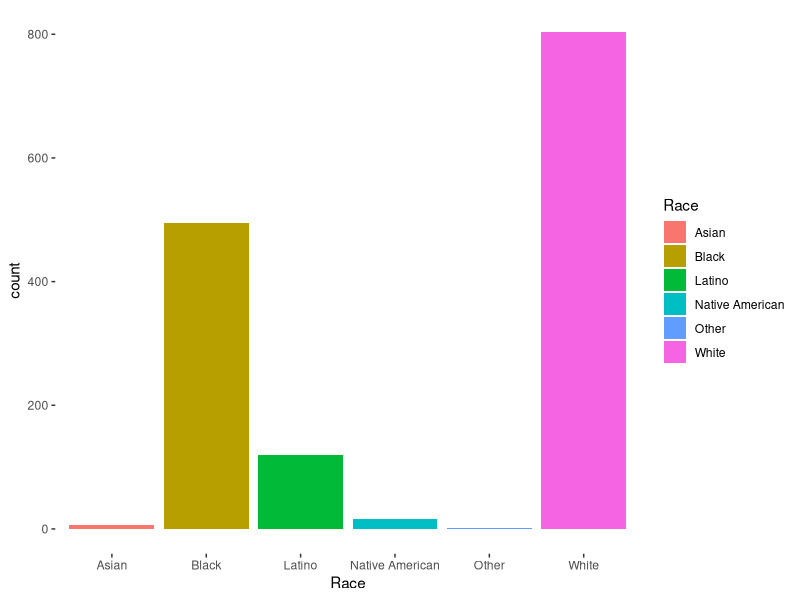
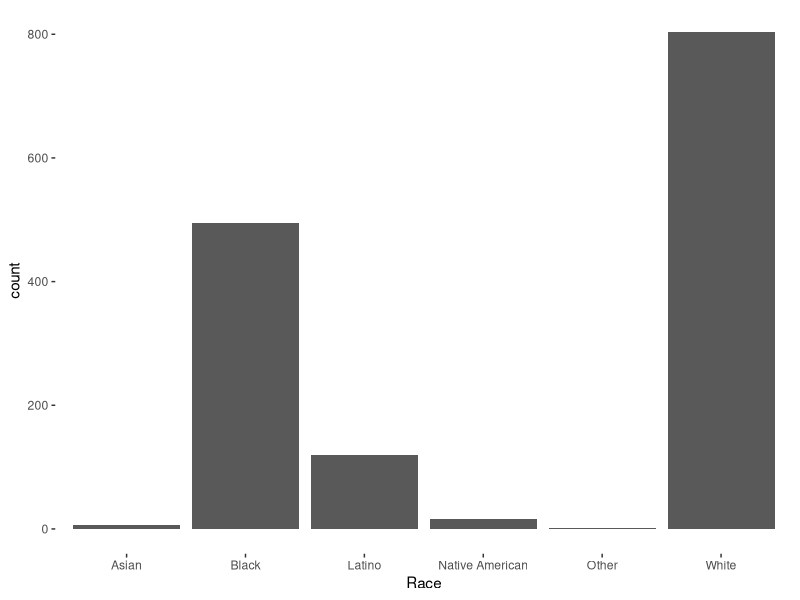
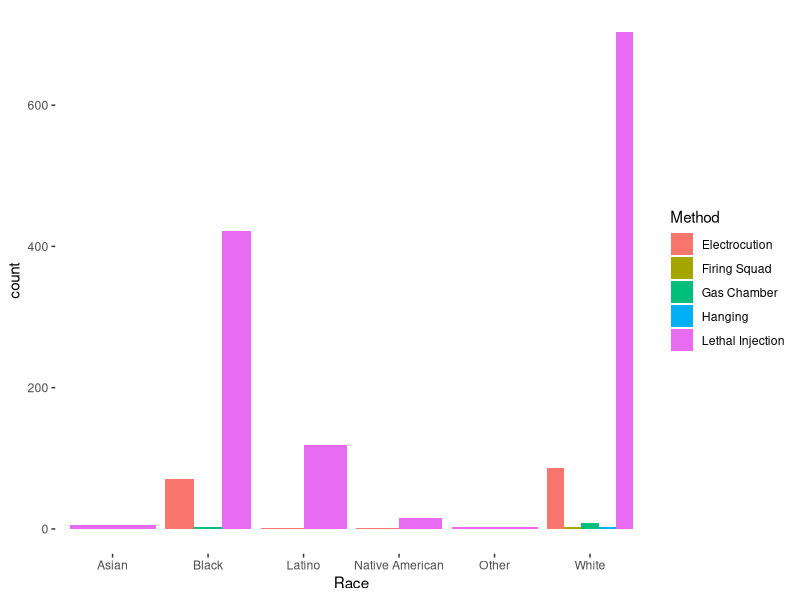
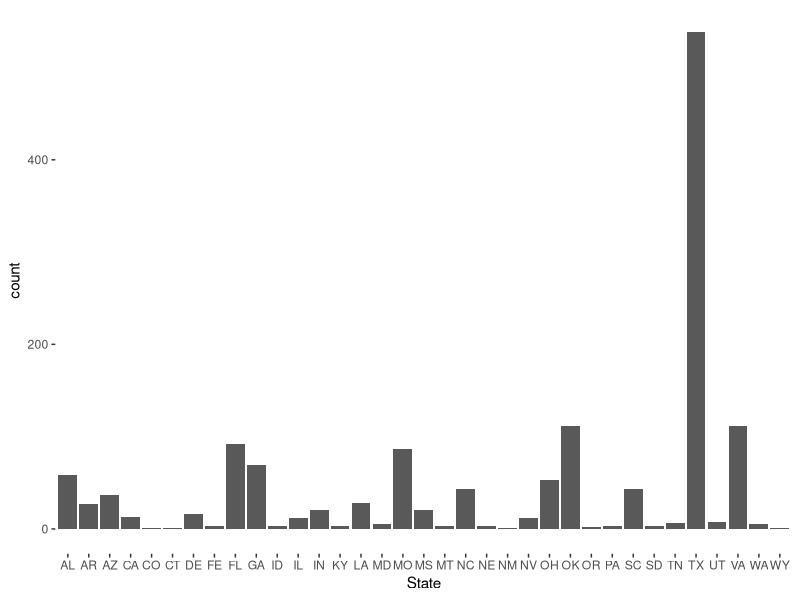
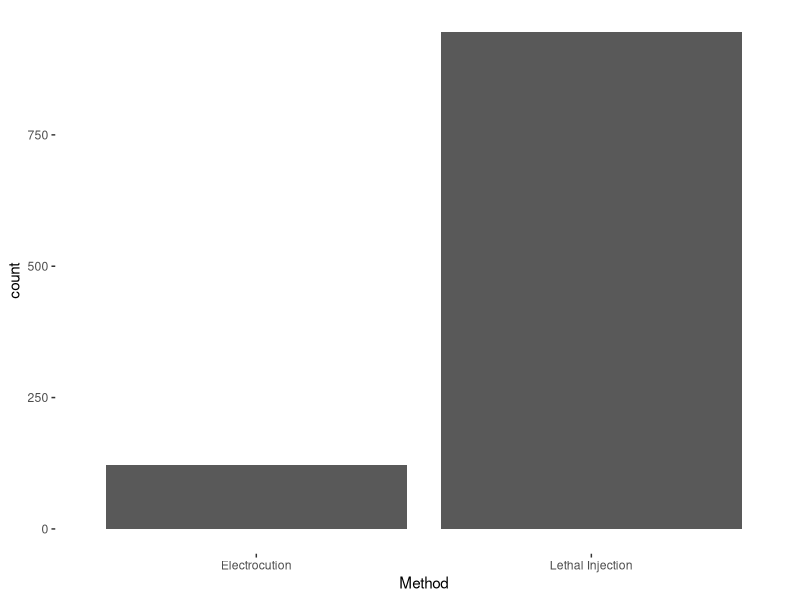
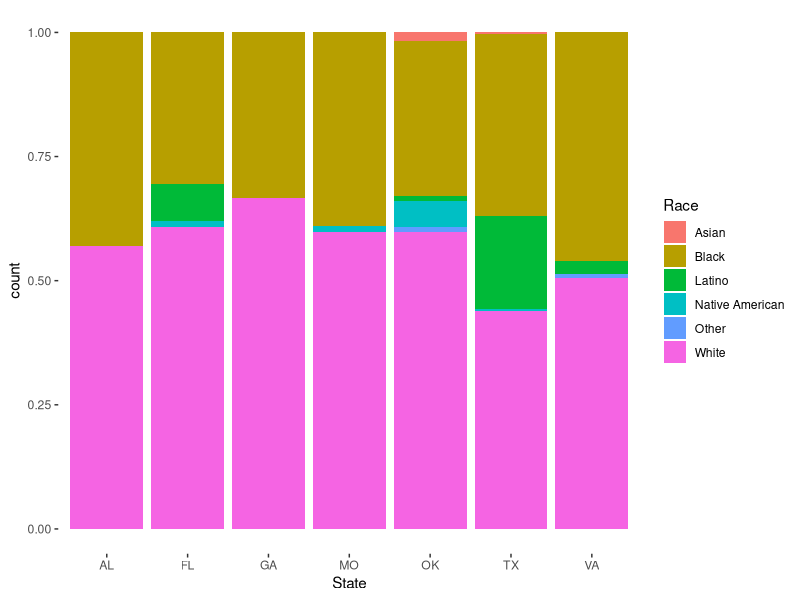
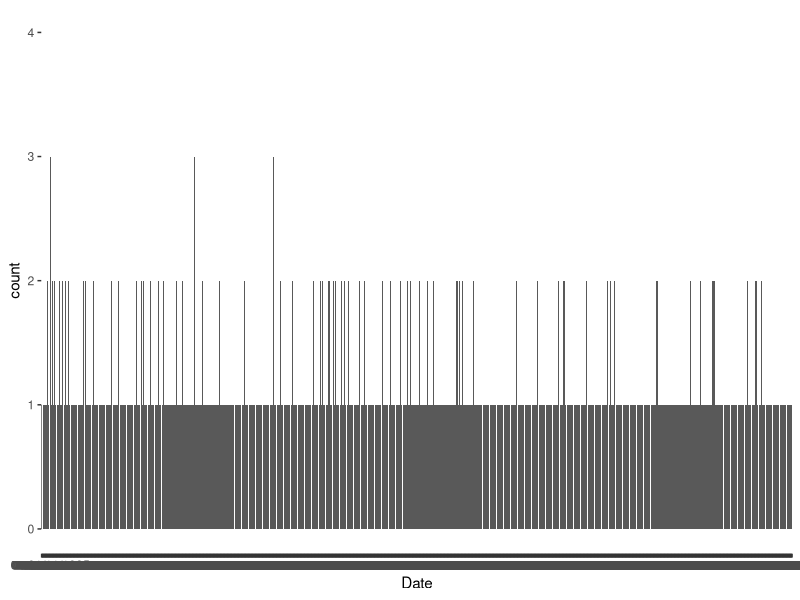
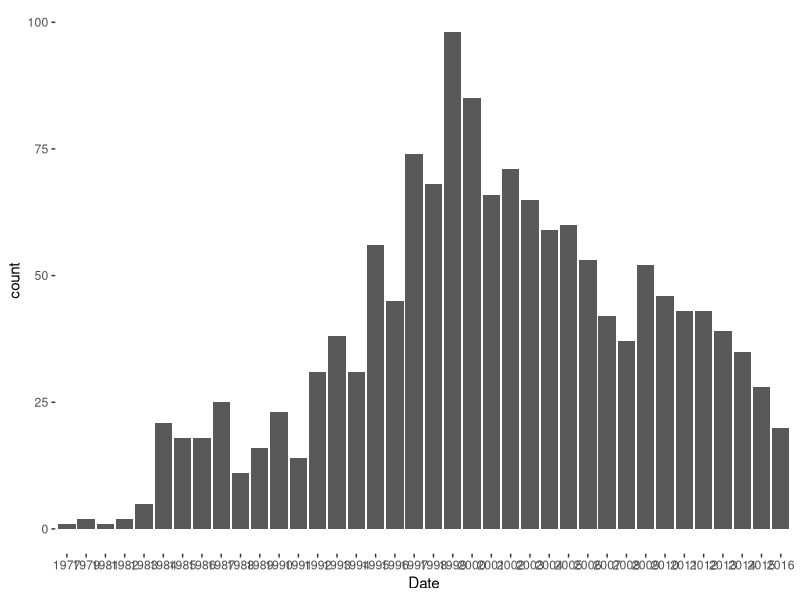

Generate these figures, in order, with R:
## ---- chunk 1

#---------- RSTUDIO STARTER V 2.0  --------------#
#                    -Prepared with care by  AM ;D
                
                                                                          
knitr::opts_chunk$set(echo = TRUE, 
                      message = FALSE, 
                      warning = FALSE)      
library(tidyverse)                
library(ggthemes)                    

theme_set(theme_tufte() +                                     
  theme(text=element_text(family="sans")))  

#------------------------------------------------#
## ---- chunk 2
deathData <- read.csv("death penalty data.csv")
head(deathData)
## ---- chunk 3
#ggplot(deathData, aes(x=Race))+geom_histogram()
## ---- chunk 4
ggplot(deathData, aes(Race, fill=Race))+geom_bar()
## ---- chunk 5
table(deathData$Race) %>% prop.table()
## ---- chunk 6

deathData <- read.csv("death penalty data.csv")
head(deathData)

## ---- chunk 7
library(dplyr)
library(ggplot2)

ggplot(deathData, aes(Race))+geom_bar()
## ---- chunk 8
ggplot(deathData, aes(Race, fill=Method))+geom_bar(position=position_dodge())
## ---- chunk 9
ggplot(deathData, aes(State))+geom_bar()
## ---- chunk 10
highStates <- filter(deathData, State == "AL" | State == "FL"
                                | State ==  "GA"
                                | State == "MO"
                                | State == "OK"
                                | State == "TX"
                                | State == "VA")

head(highStates)

## did it work?  check with "unique"

unique(highStates$State)


## ---- chunk 11
ggplot(highStates, aes(Method))+geom_bar()
## ---- chunk 12
ggplot(highStates, aes(State, fill=Race))+geom_bar(position="fill")
## ---- chunk 13
head(deathData)
## ---- chunk 14
ggplot(deathData, aes(Date))+geom_bar()
## ---- chunk 15
head(deathData)
## ---- chunk 16
as.Date(deathData$Date, "%m/%d/%Y")

## We actually want to save this.  Be careful!  Don't destroy your data!  Make a copy.

myDeathData <- deathData  #backup

myDeathData$Date <- as.Date(deathData$Date, "%m/%d/%Y")

head(myDeathData)

# one more step:  format for just the year

myDeathData$Date <-  format(myDeathData$Date, "%Y")

head(myDeathData)

ggplot(myDeathData, aes(Date))+geom_bar()


## ---- chunk 17
# this doesn't work:
# ggplot(myDeathData, aes(Date))+geom_line()
## ---- chunk 18
head(myDeathData)
## ---- chunk 19
## mean iris sepal length

mean(iris$Sepal.Length)

## here's with pipes:

iris$Sepal.Length %>% mean

## same thing!

iris$Sepal.Length %>% summary

## ---- chunk 20

iris %>% 
  filter(Sepal.Length < 5) %>% 
  filter(Species == "setosa") %>%
  ggplot(aes(Sepal.Length))+
  geom_histogram()+
  labs(x="test")+
  labs(y="ylabl")

iris$Sepal.Length %>% mean

## ---- chunk 21
head(starwars)
## ---- chunk 22
starwars %>% filter(species == "Human") %>% filter(gender == "female")
## ---- chunk 23
starwars %>% 
  filter(species == "Human") %>% 
  filter(gender == "female") %>%
  filter(eye_color == "brown")

## ---- chunk 24
starwars %>% 
  filter(species == "Human") %>% 
  filter(gender == "female") %>%
  filter(eye_color == "brown") %>%
  ggplot(aes(height))+geom_histogram()
## ---- chunk 25

iris %>% group_by(Species) %>% summarise(MeanSepal = mean(Sepal.Length))

## ---- chunk 26
iris %>% 
  group_by(Species) %>% 
  summarise(MeanSepal = mean(Sepal.Length), 
            StdevSepal = sd(Sepal.Length),
            MeanPetal = mean(Petal.Length),
            StdevPetal = sd(Petal.Length))

## ---- chunk 27
gmdata <- read.csv("GarlicMustardData.csv")

head(gmdata)
## ---- chunk 28
gmdata %>% 
  group_by(Region) %>%
  summarise(meanLat = mean(Latitude),
            meanLon = mean(Longitude))
## ---- chunk 29
deathData %>% 
  group_by(Race) %>%
  summarise(MeanAge = mean(Age))
## ---- chunk 30
deathData %>% 
  group_by(Race, Method) %>%
  summarise(MeanAge = mean(Age))
## ---- chunk 31
deathData %>% 
  group_by(Method, Region) %>% 
  summarise(Total = n() )
## ---- chunk 32
head(deathData)
as.Date(deathData$Date, "%m/%d/%Y")

## make a backup!!!!  if you do it wrong, you wreck your data!

deathDataBackup <- deathData

#over-write the date

deathDataBackup$Date <- as.Date(deathData$Date, "%m/%d/%Y")

head(deathDataBackup)

# cool!  need year.  use format()

format(deathDataBackup$Date, "%Y")

# now overwrite

deathDataBackup$Date <- format(deathDataBackup$Date, "%Y")

head(deathDataBackup)


#Cool, got the year.  Let's a make a table with the counts n() for each year

deathDataBackup %>% 
  group_by(Date) %>% 
  summarise(Total = n()) %>%
  ggplot(aes(x=Date, y=Total, group=1))+geom_line()
